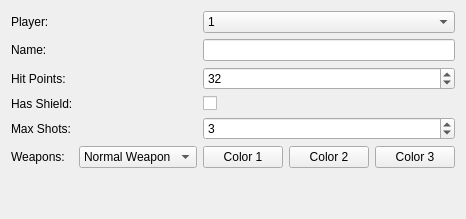
      <widget class="QWidget" name="widget">
       <attribute name="title">
        <string>Players</string>
       </attribute>
       <layout class="QHBoxLayout" name="horizontalLayout_2">
        <item>
         <layout class="QGridLayout" name="gridLayout_3">
          <item row="0" column="0">
           <widget class="QLabel" name="label_14">
            <property name="text">
             <string>Player:</string>
            </property>
           </widget>
          </item>
          <item row="6" column="0">
           <spacer name="verticalSpacer_3">
            <property name="orientation">
             <enum>Qt::Vertical</enum>
            </property>
            <property name="sizeHint" stdset="0">
             <size>
              <width>20</width>
              <height>40</height>
             </size>
            </property>
           </spacer>
          </item>
          <item row="0" column="2">
           <widget class="QComboBox" name="comboBox_6">
            <item>
             <property name="text">
              <string>1</string>
             </property>
            </item>
            <item>
             <property name="text">
              <string>2</string>
             </property>
            </item>
           </widget>
          </item>
          <item row="1" column="0">
           <widget class="QLabel" name="label_15">
            <property name="text">
             <string>Name:</string>
            </property>
           </widget>
          </item>
          <item row="2" column="0">
           <widget class="QLabel" name="label_16">
            <property name="text">
             <string>Hit Points:</string>
            </property>
           </widget>
          </item>
          <item row="2" column="2">
           <widget class="QSpinBox" name="spinBox_2">
            <property name="minimum">
             <number>1</number>
            </property>
            <property name="value">
             <number>32</number>
            </property>
           </widget>
          </item>
          <item row="1" column="2">
           <widget class="QLineEdit" name="lineEdit_2"/>
          </item>
          <item row="1" column="1">
           <spacer name="horizontalSpacer">
            <property name="orientation">
             <enum>Qt::Horizontal</enum>
            </property>
            <property name="sizeHint" stdset="0">
             <size>
              <width>40</width>
              <height>20</height>
             </size>
            </property>
           </spacer>
          </item>
          <item row="3" column="0">
           <widget class="QLabel" name="label_17">
            <property name="text">
             <string>Has Shield:</string>
            </property>
           </widget>
          </item>
          <item row="4" column="0">
           <widget class="QLabel" name="label_18">
            <property name="text">
             <string>Max Shots:</string>
            </property>
           </widget>
          </item>
          <item row="4" column="2">
           <widget class="QSpinBox" name="spinBox_3">
            <property name="minimum">
             <number>1</number>
            </property>
            <property name="value">
             <number>3</number>
            </property>
           </widget>
          </item>
          <item row="3" column="2">
           <widget class="QCheckBox" name="checkBox">
            <property name="text">
             <string/>
            </property>
           </widget>
          </item>
          <item row="5" column="0">
           <widget class="QLabel" name="label_19">
            <property name="text">
             <string>Weapons:</string>
            </property>
           </widget>
          </item>
          <item row="5" column="1">
           <widget class="QComboBox" name="comboBox_7">
            <item>
             <property name="text">
              <string>Normal Weapon</string>
             </property>
            </item>
            <item>
             <property name="text">
              <string>1</string>
             </property>
            </item>
            <item>
             <property name="text">
              <string>2</string>
             </property>
            </item>
            <item>
             <property name="text">
              <string>3</string>
             </property>
            </item>
            <item>
             <property name="text">
              <string>4</string>
             </property>
            </item>
            <item>
             <property name="text">
              <string>5</string>
             </property>
            </item>
            <item>
             <property name="text">
              <string>6</string>
             </property>
            </item>
            <item>
             <property name="text">
              <string>7</string>
             </property>
            </item>
            <item>
             <property name="text">
              <string>8</string>
             </property>
            </item>
            <item>
             <property name="text">
              <string>Jump Item</string>
             </property>
            </item>
            <item>
             <property name="text">
              <string>Fly Item</string>
             </property>
            </item>
           </widget>
          </item>
          <item row="5" column="2">
           <layout class="QHBoxLayout" name="horizontalLayout_7">
            <item>
             <widget class="QPushButton" name="pushButton_2">
              <property name="text">
               <string>Color 1</string>
              </property>
             </widget>
            </item>
            <item>
             <widget class="QPushButton" name="pushButton_3">
              <property name="text">
               <string>Color 2</string>
              </property>
             </widget>
            </item>
            <item>
             <widget class="QPushButton" name="pushButton_4">
              <property name="text">
               <string>Color 3</string>
              </property>
             </widget>
            </item>
           </layout>
          </item>
         </layout>
        </item>
       </layout>
      </widget>
